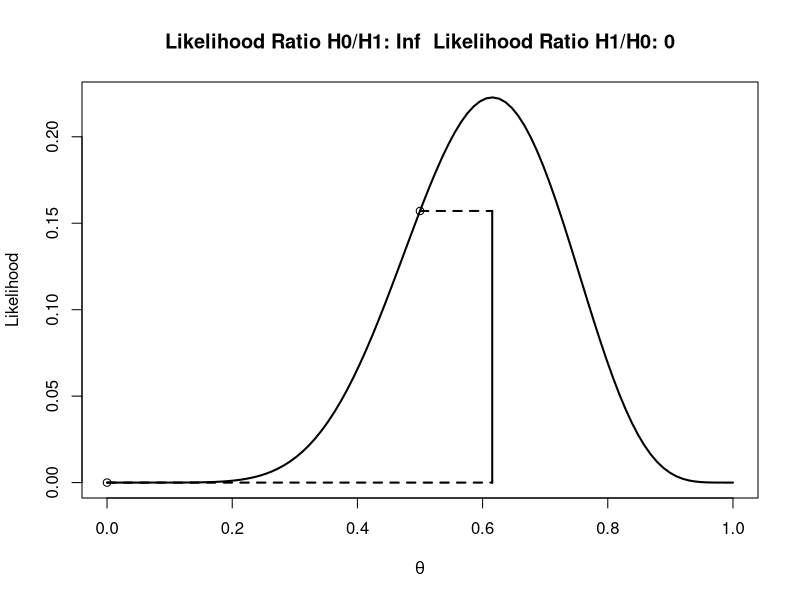

Generate this figure with R:

#Calculate the likelihood ratio----
n<-13 #set total trials
x<-8 #set successes
H0 <- .5 #specify one hypothesis you want to compare with the likihood ratio
H1 <- 0/13 #specify another hypothesis you want to compare with the likihood ratio (you can use 1/20, or 0.05)
dbinom(x,n,H0)/dbinom(x,n,H1) #Returns the likelihood ratio of H0 over H1
dbinom(x,n,H1)/dbinom(x,n,H0) #Returns the likelihood ratio of H1 over H0

theta<- seq(0,1,len=100) #create theta variable, from 0 to 1
like <- dbinom(x,n,theta)
#png(file="LikRatio.png",width=4000,height=3000, , units = "px", res = 900)
plot(theta,like,type='l',xlab=expression(theta), ylab='Likelihood', lwd=2)
points(H0,dbinom(x,n,H0))
points(H1,dbinom(x,n,H1))
segments(H0, dbinom(x,n,H0), x/n, dbinom(x,n,H0), lty=2, lwd=2)
segments(H1, dbinom(x,n,H1), x/n, dbinom(x,n,H1), lty=2, lwd=2)
segments(x/n, dbinom(x,n,H0), x/n, dbinom(x,n,H1), lwd=2)
title(paste('Likelihood Ratio H0/H1:',round(dbinom(x,n,H0)/dbinom(x,n,H1),digits=2)," Likelihood Ratio H1/H0:",round(dbinom(x,n,H1)/dbinom(x,n,H0),digits=2)))
#dev.off()

#© Daniel Lakens, 2016. 
# This work is licensed under a Creative Commons Attribution-NonCommercial-ShareAlike 4.0 International License. https://creativecommons.org/licenses/by-nc-sa/4.0/